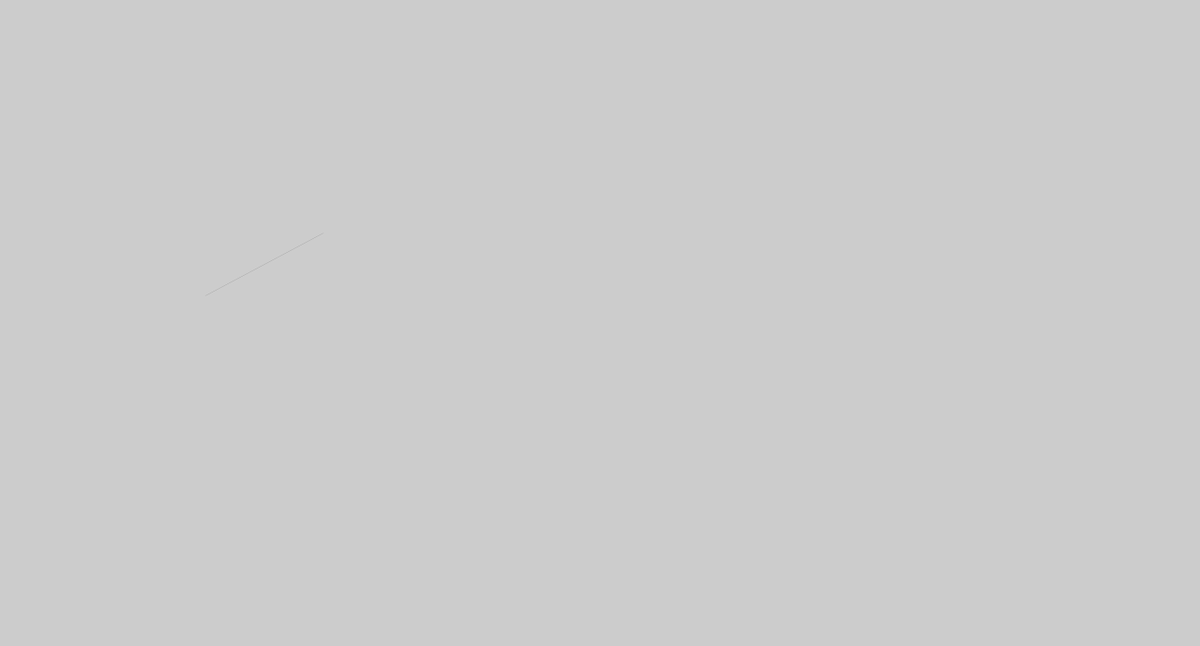
Frame 1 (no input)
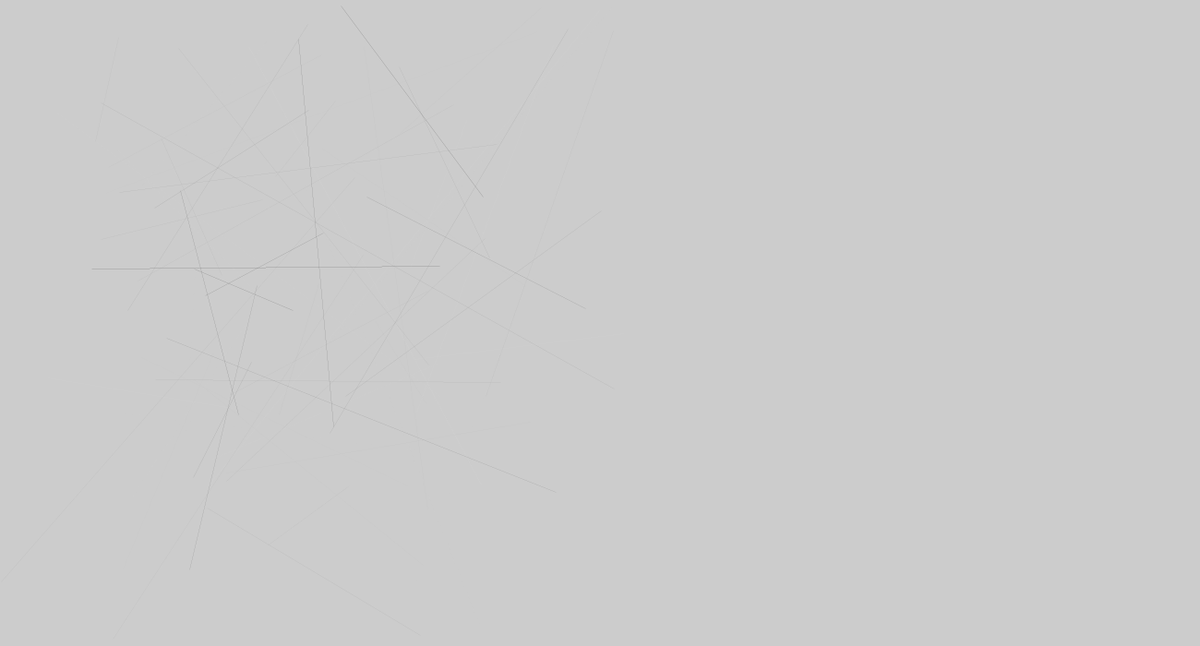
Frame 60 (the mouse pressed at the canvas centre just before this capture)
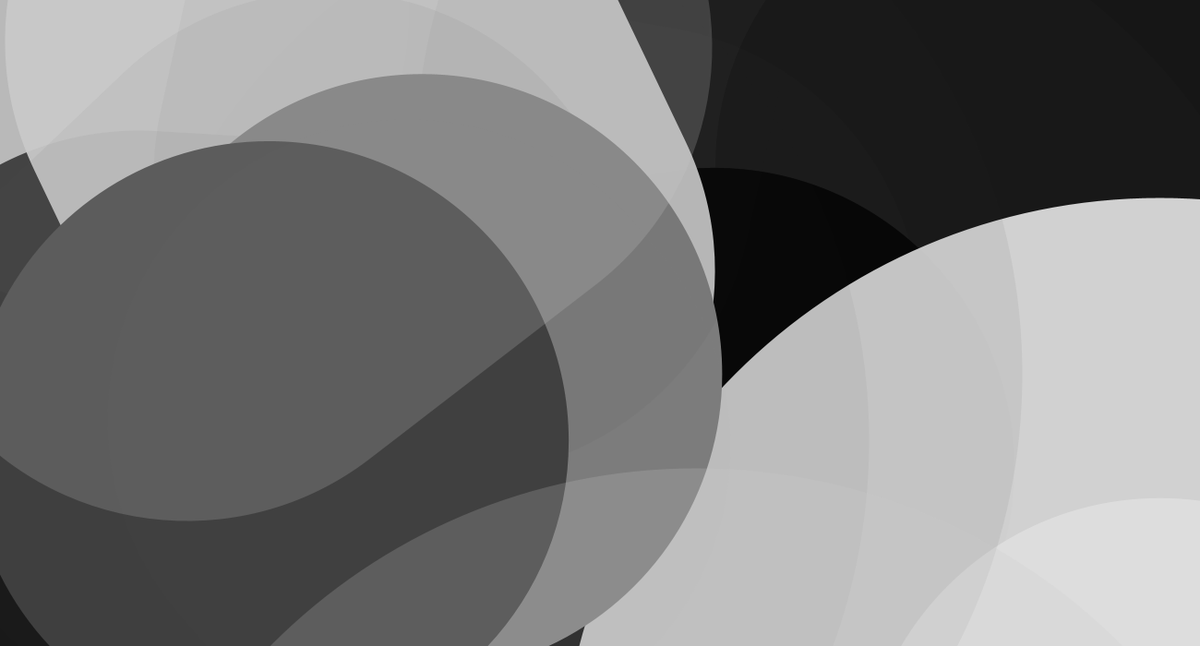
Frame 120 (the mouse held since frame 60 and released just before this capture)

The Processing sketch that drew these frames (run headless with seeded random() and noise(); from frame 60 on, the mouse is pressed at the canvas centre):

// Processing sketch: processing_113731
// ── processing_113731.pde

void setup(){
  
 size (1300,700); 
}

void draw (){
frameRate(3);
strokeWeight (mouseX);
fill (random(0,255));
ellipse (random(0,1300),random(0,1300),mouseX,mouseX);

stroke(random(0,255),random(0,255));

line (random(0,700),random(0,700),random(100,555),random(100,555));
}
